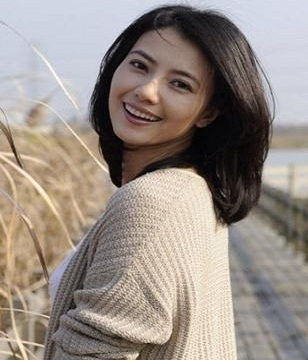
#> input picture images/star2.jpg, 308 x 360 px
$ python Image.py   (older library calls are emulated)
#> lines starting #> are read from the running program, lines starting #| are printed output that depends on the picture
from PIL import Image
# 创建图像
# Image.new("L", (28, 28), 255).show()
# Image.new("RGB", (28, 28), (20,200,45)).show()
im = Image.open('../images/star2.jpg')
#> im is the input picture: PIL image 308x360 RGB; mean R, G, B 151.1, 140.9, 133.5
print(im.getbands())
#| ('R', 'G', 'B')
print(im.getcolors())
#| None
print(im.getdata())
#> (printed output is left out)
print(im.getextrema())
#| ((0, 255), (0, 254), (0, 255))
# print(im.getpixel(80, 80))
print(im.histogram())
#> (printed output is left out)

im1 = Image.open('../images/star.jpg')
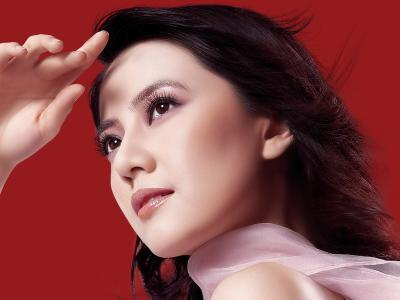
#> input picture images/star.jpg, 400 x 300 px
#> im1 is the input picture: PIL image 400x300 RGB; mean R, G, B 135.4, 71.6, 72.1
# im1.convert("1").show()
# im1.convert("L").show()
w, h = im.size
#> w = 308; h = 360
print(w, h)
#| 308 360
# Image.rotate(angle, resample=0, expand=0, center=None, translate=None)
# im.rotate(-90).show()    # 将图片旋转，并用系统自带的图片工具显示图片
# im.transpose(Image.FLIP_LEFT_RIGHT).show()    # 左右调换
# im.transpose(Image.FLIP_TOP_BOTTOM).show()    # 上下颠倒

# im.resize((200, 300), Image.NEAREST).show()  # 重置大小
# NEAREST 最近滤波。从输入图像中选取最近的像素作为输出像素。它忽略了所有其他的像素。(默认)
# BILINEAR 双线性滤波。在输入图像的2x2矩阵上进行线性插值
# BICUBIC 双立方滤波。在输入图像的4x4矩阵上进行立方插值
# ANTIALIAS 平滑滤波。这是PIL 1.1.3版本中新的滤波器。对所有可以影响输出像素的输入像素进行高质量的重采样滤波，以计算输出像素值。

# im.thumbnail((w//2, h//2))    # 缩放图片
# im.show()

# 图像处理
# 1 图像通道融合，两图size和mode一致，且要求格式为RGBA,将后者合成到前者中.如果其一是透明的，才能看到结果，不然最终结果只会显示出后者
im2 = Image.open('../images/star2.jpg').convert('RGBA')
im3 = Image.open('../images/star3.jpg').convert('RGBA')
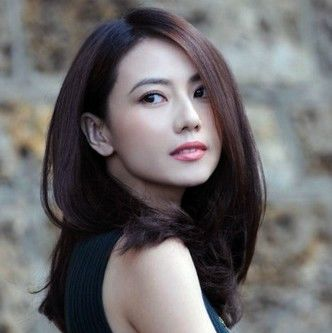
#> input picture images/star3.jpg, 332 x 333 px
# Image.alpha_composite(im3, im2).show()

# Image.blend(im2, im3, 0.2).show()

im4 = Image.open('../images/star2.jpg').convert('L')
# Image.composite(im2, im3, im4).show()

# eval
# Image.eval(im1, lambda i: i*5).show()  # 将原图片的像素点，都乘2，返回的是一个Image对象

# crop() paste() merge()
im03 = Image.open('../images/dog.jpg')
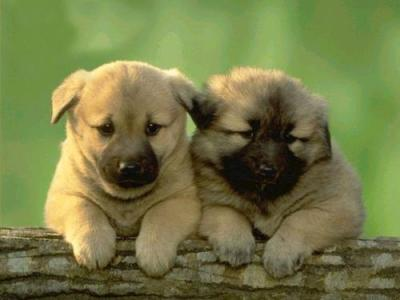
#> input picture images/dog.jpg, 400 x 300 px
#> im03 is the input picture: PIL image 400x300 RGB; mean R, G, B 116.8, 121.8, 70.9
x, y = im03.size
#> x = 400; y = 300
xLeft = x//2
#> xLeft = 200
boxLeft = (0, 0, xLeft, y)  # 分成两部分
#> boxLeft = (0, 0, 200, 300)
boxRight = (xLeft, 0, x, y)
#> boxRight = (200, 0, 400, 300)

boxLeftNew = (0, 0, x-xLeft, y)     # 新区域
#> boxLeftNew = (0, 0, 200, 300)
boxRightNew = (x-xLeft, 0, x, y)

partLeft = im03.crop(boxLeft).transpose(Image.FLIP_LEFT_RIGHT).transpose(Image.ROTATE_180)   # 左右调换并旋转180度
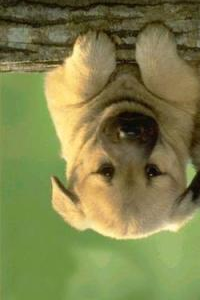
#> partLeft: PIL image 200x300 RGB; mean R, G, B 127.7, 129.6, 75.8
partRight = im03.crop(boxRight)
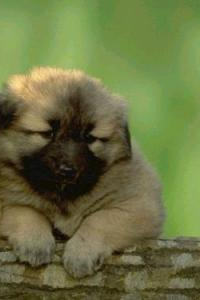
#> partRight: PIL image 200x300 RGB; mean R, G, B 105.9, 114.1, 66

im03.paste(partRight, boxLeftNew)
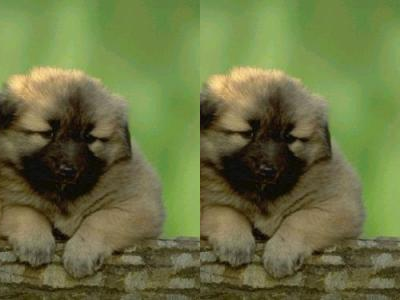
#> im03: PIL image 400x300 RGB; mean R, G, B 105.9, 114.1, 66
im03.paste(partLeft, boxRightNew)
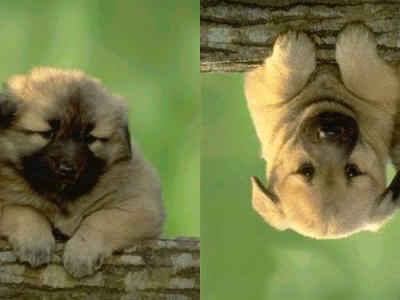
#> im03: PIL image 400x300 RGB; mean R, G, B 116.8, 121.8, 70.9

# im03.show()
